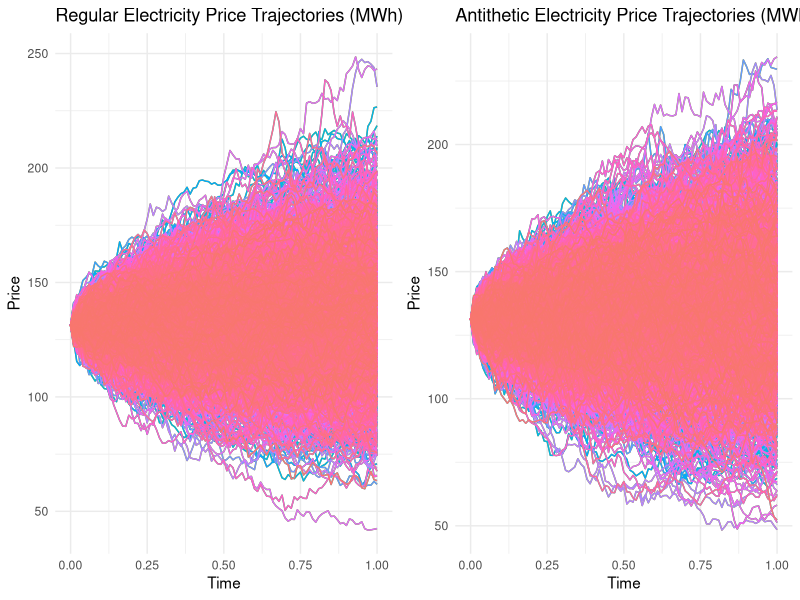

The R script that drew this image:
# Required libraries
library(dplyr)
library(ggplot2)
library(gridExtra)

#Start measuring time
start_time = Sys.time()

#Definition of Heston model's parameters
r = 0.0433 # risk-free interest rate
k = 2 # rate of reversion
theta = 0.04 # long-run volatility
beta = 0.3 #volatility of volatility
rho = -0.5 #correlation parameter between the underlying asset and its volatility
v0 = 0.04 # initial condition for volatility

#Definition of Monte Carlo simulation parameters
Time = 1 # Maturity
N = 100 # Number of steps
dt = Time/N # Time increment
nsim = 5000 #Number of Monte Carlo simulations

# Initialization of the vectors for the trajectories for two sets of paths
S1 = matrix(NA, nsim/2, N+1)
v1 = matrix(NA, nsim/2, N+1)
S2 = matrix(NA, nsim/2, N+1)
v2 = matrix(NA, nsim/2, N+1)

# Setting initial conditions for both sets
S1[,1] = 131.23
v1[,1] = v0
S2[,1] = 131.23
v2[,1] = v0
set.seed(1)

# Trajectories simulations for antithetic variates
for (i in 1:N) {
  dW1 = rnorm(nsim/2) * sqrt(dt)
  dW2 = rho * dW1 + sqrt(1 - rho^2) * rnorm(nsim/2) * sqrt(dt)
  
  dv1 = k * (theta - v1[,i]) * dt + beta * sqrt(v1[,i]) * dW2
  dv2 = k * (theta - v2[,i]) * dt + beta * sqrt(v2[,i]) * (-dW2)  # Antithetic paths
  
  dS1 = r * S1[,i] * dt + sqrt(v1[,i]) * S1[,i] * dW1
  dS2 = r * S2[,i] * dt + sqrt(v2[,i]) * S2[,i] * (-dW1)  # Antithetic paths
  
  v1[,i+1] = pmax(v1[,i] + dv1, 0)
  v2[,i+1] = pmax(v2[,i] + dv2, 0)
  S1[,i+1] = S1[,i] + dS1
  S2[,i+1] = S2[,i] + dS2
}

# Pricing an arithmetic Asian option with K = 131.23 using antithetic variates
K = 131.23
A1 = apply(S1, 1, FUN = mean)
A2 = apply(S2, 1, FUN = mean)
discounted_payoff1 = exp(-r * Time) * pmax(A1 - K, 0) #Regular path
discounted_payoff2 = exp(-r * Time) * pmax(A2 - K, 0) #Antithetic path

# Average the discounted payoffs from both sets
MCP_antithetic = 0.5 * (mean(discounted_payoff1) + mean(discounted_payoff2))
corr= cor(discounted_payoff1, discounted_payoff2)
sd_MCP = sqrt(1/4*(var(discounted_payoff1 + discounted_payoff2)))
error_MCP = sd_MCP/sqrt(nsim/2)

#MC error under the hypothesis of independence
error_ind = sqrt(1/(4*nsim/2)*(var(discounted_payoff1) + var(discounted_payoff2)))

# Calculate the 95% confidence interval
margin = qnorm(0.975)*error_MCP
confidence_interval_lower = MCP_antithetic - margin
confidence_interval_upper = MCP_antithetic + margin

# End measuring time
end_time = Sys.time()

# Calculate the computation time
computation_time = end_time - start_time
cat("Computation Time:", computation_time, "seconds\n")

#Start measuring time
start_time_graph = Sys.time()

#Graphing underlying asset antithetic trajectories
# Create a data frame for the regular and antithetic trajectories of the underlying asset
regular_trajectories = data.frame(
  Time = rep(seq(0, Time, by = dt), each = nsim/2),
  Trajectory = rep(1:nsim/2, times = N + 1),
  Price = as.vector(S1)
)

antithetic_trajectories = data.frame(
  Time = rep(seq(0, Time, by = dt), each = nsim/2),
  Trajectory = rep(1:nsim/2, times = N + 1),
  Price = as.vector(S2)
)

# Create line plots for the regular and antithetic trajectories
regular_plot = ggplot(data = regular_trajectories, aes(x = Time, y = Price, group = Trajectory, color = as.factor(Trajectory))) +
  geom_line() +
  labs(title = "Regular Electricity Price Trajectories (MWh)", x = "Time", y = "Price")+
  theme_minimal() + theme(legend.position = "none")

antithetic_plot = ggplot(data = antithetic_trajectories, aes(x = Time, y = Price, group = Trajectory, color = as.factor(Trajectory))) +
  geom_line() +
  labs(title = "Antithetic Electricity Price Trajectories (MWh)", x = "Time", y = "Price")+
  theme_minimal() + theme(legend.position = "none")

# Print the plots side by side
grid.arrange(regular_plot, antithetic_plot, ncol = 2)

# End measuring time
end_time_graph = Sys.time()

# Calculate the computation time
computation_time_graph = end_time_graph - start_time_graph
cat("Computation Time:", computation_time_graph, "seconds\n")
